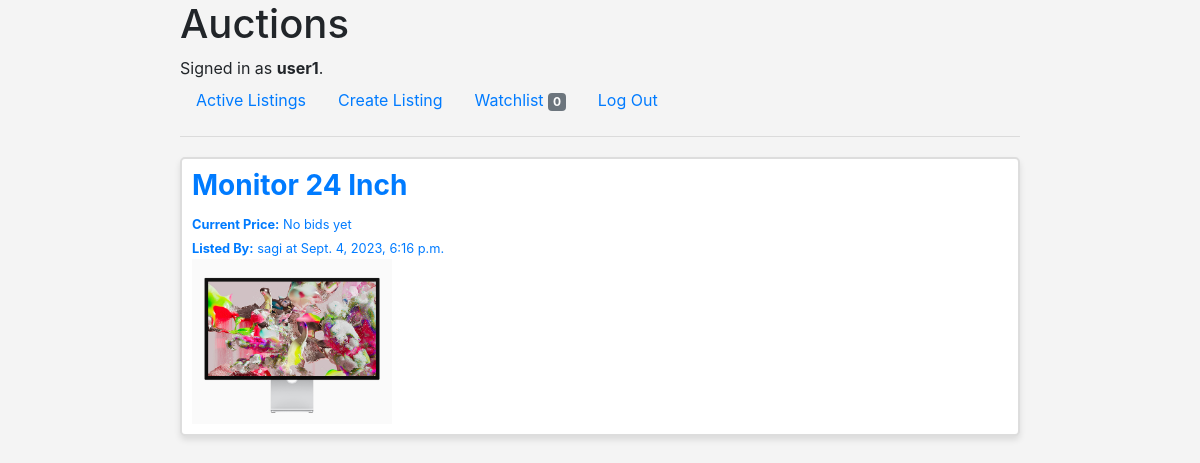
The page /productPage/categories/Electronics/ (signed in) on the database its author committed.
### auctions/models.py (models this page shows)
class User(AbstractUser):
    pass

class AuctionList(models.Model):
    seller = models.ForeignKey('User', on_delete=models.CASCADE, related_name = "lists")
    productName = models.CharField(max_length=64)
    initialPrice = models.DecimalField(max_digits=30, decimal_places=2)
    info = models.TextField(max_length=1000)
    creationTime = models.DateTimeField(auto_now_add=True)
    image = models.ImageField(upload_to= user_directory_path, blank=True, null=True)
    watchlist = models.ManyToManyField(User, blank=True, related_name = "watchlist")
    CATEGORY_CHOICES = [
        ('Uncategorized', 'Select a category'),
        ('Electronics', 'Electronics'),
        ('Clothing', 'Clothing'),
        ('Home and Garden', 'Home and Garden'),
        ('Toys and Games', 'Toys and Games'),
        ('Books', 'Books'),
        ('Sports and Outdoors', 'Sports and Outdoors'),
        ('Automotive', 'Automotive'),
        ('Jewelry and Watches', 'Jewelry and Watches'),
        ('Collectibles', 'Collectibles'),
        ('Health and Beauty', 'Health and Beauty'),
        ('Music and Instruments', 'Music and Instruments'),
        ('Art and Crafts', 'Art and Crafts'),
        ('Food and Beverages', 'Food and Beverages'),
        ('Pets', 'Pets'),
        ('Travel and Experiences', 'Travel and Experiences'),
        ('Other', 'Other'),
    ]
    category = models.CharField(
        max_length=50,
        choices=CATEGORY_CHOICES,
        default='Uncategorized',
    )
    AUCTION_STATUS_CHOICES = (
        ('active', 'Active'),
        ('closed', 'Closed')
    )
    status = models.CharField(
        max_length=10,
        choices=AUCTION_STATUS_CHOICES,
        default='active'  # Set the default status to 'active' when an auction is created.
    )

### auctions/views.py (the view)
# urls.py: path("productPage/categories/<str:category>/", views.categoryPage, name="categoryPage"),
def categoryPage(request,category):
    productsInCategory = AuctionList.objects.filter(category=category)
    return render(request,"auctions/categoryPage.html",{
        "productsInCategory":productsInCategory,
    })

### auctions/context_processors.py (called while the page is built)
def notification_count(request):
    if request.user.is_authenticated:
        return {'notification_count': Notification.objects.filter(user=request.user, is_read=False).count()}
    return {}

### auctions/templates/auctions/categoryPage.html (shortened to what this page needs)
{% extends "auctions/layout.html" %}
{% block body %}
    {% for product in productsInCategory %}
        <a href="{% url 'productPage' product.id%}" class="auctionProductLink">
            <div class="auctionProduct">
                <div class="productText">
                    <h3><b> {{product.productName}}  </b></h3>
                    {% if product.highestBid %}
                        {% if product.status == 'active' %}
                            <small><b>Current Price:</b> {{ product.highestBid|floatformat:2  }}$</small> <br>
                        {% else %}
                            <small><b>Winning Bid:</b> {{ product.highestBid|floatformat:2  }}$</small> <br>
                        {% endif %}
                    {% else %}
                        {% if product.status == 'active' %}
                            <small><b>Current Price:</b> No bids yet</small><br>
                        {% else %}
                            <small><b>Winning Bid:</b> No bids were placed </small><br>
                        {% endif %}
                    {% endif %}
                    <small><b>Listed By:</b> {{product.seller}} at {{ product.creationTime }}</small>
                </div>
                <div class="productImg">
                    {% if product.image %}
                        <img src="{{ product.image.url }}" alt="{{ product.productName }}" style="max-width: 200px;">
                    {% endif %}
                </div>
            </div>
        </a>
    {%empty%}
        <p>No active listings for this category</p>
    {% endfor %}
{% endblock %}

### auctions/templates/auctions/layout.html (shortened to what this page needs)
{% load static %}
<!DOCTYPE html>
<html lang="en">
    <head>
        <link rel="stylesheet" href="https://stackpath.bootstrapcdn.com/bootstrap/4.4.1/css/bootstrap.min.css">
        <link href="{% static 'auctions/styles.css' %}" rel="stylesheet">
    </head>
    <body>
        <h1>Auctions</h1>
        <div>
            {% if user.is_authenticated %}
                Signed in as <strong>{{ user.username }}</strong>.
            {% else %}
                Not signed in.
            {% endif %}
        </div>
        <ul class="nav">
            <li class="nav-item">
                <a class="nav-link" href="{% url 'index' %}">Active Listings</a>
            </li>
            {% if user.is_authenticated %}
                <li class="nav-item">
                    <a class="nav-link" href="{% url 'createListing' %}">Create Listing</a>
                </li>
                <li class="nav-item">
                    <a class="nav-link" href="{% url 'watchlist' %}">Watchlist{% if notification_count >= 0 %} <span class="badge bg-secondary" style="color: white">{{ notification_count }} </span>{% endif %}</a>
                </li>
                <li class="nav-item">
                    <a class="nav-link" href="{% url 'logout' %}">Log Out</a>
                </li>
            {% endif %}
        </ul>
        <hr>
        {% block body %}
        {% endblock %}
    </body>
</html>

### auctions/static/auctions/styles.css (style rules this page uses)
body { margin-left:auto; margin-right:auto; width:70%; background-color: #f4f4f4; }
.auctionProduct { background-color: #fff; border: 2px solid #ddd; margin: 20px 0px; padding: 10px; box-shadow: 0 4px 6px rgba(0, 0, 0, 0.1); background-color: #fff; border-radius: 5px; }
a.auctionProductLink { text-decoration: none; }

### rows shown on the page
User: username "user1"
AuctionList: productName "Monitor 24 Inch", shows "Current Price:", status "No bids yet", seller "sagi", creationTime "Sept. 4, 2023, 6:16 p.m.", image (picture)

### other values the page prints
{{ notification_count }} "0"
